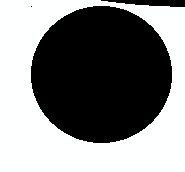
%> input picture Hough Transform /Resources/Circle1.jpg, 185 x 172 px
$ octave --eval "result = houghLines(imread('../Resources/Circle1.jpg'));"   (GNU Octave 9; MATLAB toolbox functions it lacks are replaced by stand-ins)
%> lines starting %> are read from the running program, lines starting %| are printed output that depends on the picture; in (x1, y1, x2, y2) boxes, pixels count from 0 and x2, y2 are one past the last pixel; in counts of white or black regions, pixels touching at a corner belong together; the program's own positions count from 1
### Hough Transform /src/houghAccumulator.m
function [H, theta, radius] = houghAccumulator(Image)
    % Returns the accumulator array for Given Image

    % Input Parameter:
    % Image : Image containing Edge pixel

    % Outputparameter:
    % H : Map with row value = radius and column value = theta
    % theta: the theta array used for rotating around each point
    % radius: radius array used for voting 0,0 to RightMax,rightMax

    % Initializing Polar Coordinates
    diagonalRightMax = sqrt((size(Image,1) - 1) ^ 2 + (size(Image,2) - 1) ^ 2);
    numRadius = 2 * ceil(diagonalRightMax) + 1;

    theta = linspace(-90, 89, 180);
    NTheta = length(theta);

    %Initialize hough accumulator
    H = zeros(numRadius, NTheta);
    radius = -diagonalRightMax : diagonalRightMax;

    for i = 1 : size(Image,1)
        for j = 1 : size(Image,2)
            if (Image(i, j))
                for k = 1 : NTheta
                    temp = j * cos(theta(k) * pi / 180) + i * sin(theta(k) * pi / 180);
                    rowIndex = round((temp + diagonalRightMax)) + 1;
                    H(rowIndex, k) = H(rowIndex, k) + 1;
                end
            end
        end
    end

end

### Hough Transform /src/FindVote.m
function voteArray = FindVote(H)
    % Finds point with maximum vote on accumulator Array

    % Input Parameter
    % H : Accumulator Array
    % voteArray: Points (r, theta) which has maximum vote (Threshold hardcoded)

    maxEdges = 15;

    %Setting threshold to 50% of Max intensity
    threshold = 0.25 * max(H(:));


    voteArray = zeros(maxEdges, 2);
    num = 0;

    % Can we see an single edge or do we see multiple edge?
    % Parameter introduced to keep most prominent edge.
    squareSide = 40;

    % Loop terminates either found Maximum number of edges or there is
    % no point above the threshold that can be called a distinctive edge.
    while(num < maxEdges)
        currMaxH = max(H(:));
        if (currMaxH >= threshold)
            num = num + 1;
            [r,c] = find(H==currMaxH);
            voteArray(num,:) = [r(1),c(1)];
            H(r,c) = 0;
            % Hack to make edges distinct - removing a square of pixels correspondin
            %to nearby edges
             beginRow = max(1, r - (squareSide) / 2);
             endRow = min(size(H,1), r + (squareSide ) / 2);
             beginCol = max(1, c - (squareSide) / 2);
             endCol = min(size(H,2), c + (squareSide) / 2);
             for i = beginRow : endRow
                for j = endCol : beginCol
                    H(i,j) = 0;
                end
             end

        else
            break;
        end
    end
    voteArray = voteArray(1:num, :);
end

### Hough Transform /src/drawLines.m
function drawLines(img, voteArray, radius, theta)
    % Draw lines found on top of original image

    for i = 1 : size(voteArray,1)
       radius_i = radius(voteArray(i,1));
       theta_i = theta(voteArray(i,2)) * pi / 180;
       if theta_i == 0
           x1 = radius_i;
           x2 = radius_i;
           if radius_i > 0
               y1 = 1;
               y2 = size(img,1);
               plot([x1,x2],[y1,y2],'g','LineWidth',3);
           end
       else
           x1 = 1;
           x2 = size(img, 2);
           y1 = (radius_i - x1 * cos(theta_i)) / sin(theta_i);
           y2 = (radius_i - x2 * cos(theta_i)) / sin(theta_i);
           plot([x1,x2],[y1,y2],'g','LineWidth',3);
       end

    end
end

### Hough Transform /src/houghLines.m
function [maxVoteArray] = houghLines(img)
% Plot Original Image
img = img(:,:,1);
figure();imshow(img);title('Original Image');

%Detect edge and Plot Image
edges = edge(img, 'Sobel');
figure();imshow(edges);title('Edge Image');

% Create Accumulator array
[H, theta, radius] = houghAccumulator(edges);

% Plot accumulator
figure();
imshow(imadjust(mat2gray(H)),'XData',theta,'YData',radius,'InitialMagnification','fit');
title('Hough Transform');xlabel('\theta'), ylabel('Radius');
axis on,axis normal, hold on;

% Find Max Vote
maxVoteArray = FindVote(H);

% Overlay points corresponding to Max vote.
imshow(imadjust(mat2gray(H)),'XData',theta,'YData',radius,'InitialMagnification','fit');%  title('Hough Transform - Max Vote Points');
xlabel('\theta'), ylabel('Radius');
axis on, axis normal, hold on;
plot(theta(maxVoteArray(:,2)),radius(maxVoteArray(:,1)),'o','LineWidth',3,'color','green');

% Overlay Lines corresponding to edges
figure();imshow(img);hold on;
drawLines(img, maxVoteArray,radius,theta);
end
%> in houghLines, `edges = edge(img, 'Sobel');`:
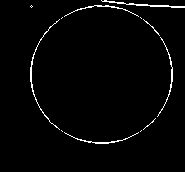
%> edges: size 172x185 logical; 2.1% white in thin lines or dots, all inside (x1, y1, x2, y2) = (30, 0, 185, 144)
%> after the loop in houghAccumulator, `for i = 1 : size(Image,1)`:
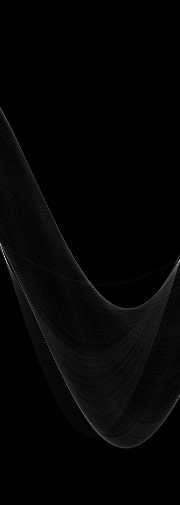
%> H: size 505x180 double; min 0, max 76, mean 1.3; drawn with min black and max white
%> after the loop in houghAccumulator, `for i = 1 : size(Image,1)`: rowIndex = 398; temp = 145.9
%> in houghLines, `[H, theta, radius] = houghAccumulator(edges);`: theta = 180 values from -90 to 89; radius = 503 values from -251.2 to 250.8
%> in houghLines, `imshow(imadjust(mat2gray(H)),'XData',theta,'YData',radius,'InitialMagn..`:
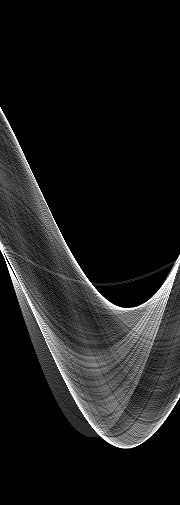
%> displayed picture: size 505x180, on the screen's scale of 0 to 255; min 0, max 255, mean 27.3
%> in FindVote, `threshold = 0.25 * max(H(:));`: threshold = 19
%> the loop in FindVote, `while(num < maxEdges)` made 15 passes
%> (currMaxH, r, c, beginRow, endRow, beginCol, endCol) on passes 1 to 5: (76, 257, 5, 237, 277, 1, 25), (63, 260, 6, 240, 280, 1, 26), (62, 254, 4, 234, 274, 1, 24), (61, 245, 1, 225, 265, 1, 21), (60, 259, 6, 239, 279, 1, 26)
%> after the loop in FindVote, `while(num < maxEdges)`:
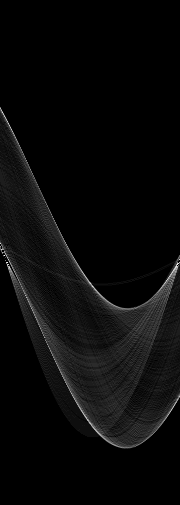
%> H: size 505x180 double; 0.03% of pixels changed, all inside (x1, y1, x2, y2) = (0, 244, 180, 266); drawn with min black and max white
%> after the loop in FindVote, `while(num < maxEdges)`: num = 15; voteArray = 15 rows, first 12: [257 5; 260 6; 254 4; 245 1; 259 6; 261 180; 262 7; 251 3; 248 2; 246 1; 263 179; 262 179]
%> in houghLines, `maxVoteArray = FindVote(H);`: maxVoteArray has the same summary as voteArray in FindVote
%> in houghLines, `plot(theta(maxVoteArray(:,2)),radius(maxVoteArray(:,1)),'o','LineWidth..`:
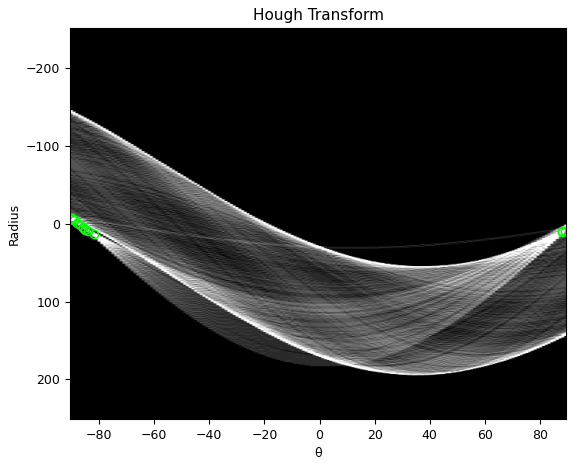
%> figure redrawn from the program's plot data
%> the loop in drawLines, `for i = 1 : size(voteArray,1)` made 15 passes
%> (radius_i, theta_i, y1, y2) on passes 1 to 12: (4.81, -1.5, -4.75, 8.12), (7.81, -1.48, -7.75, 8.35), (1.81, -1.52, -1.76, 7.88), (-7.19, -1.57, 7.19, 7.19), (6.81, -1.48, -6.75, 9.35), (8.81, 1.55, 8.79, 5.58), (9.81, -1.47, -9.76, 9.58), (-1.19, -1.54, 1.23, 7.65), (-4.19, -1.55, 4.21, 7.42), (-6.19, -1.57, 6.19, 6.19), (10.81, 1.54, 10.78, 4.36), (9.81, 1.54, 9.78, 3.35)
%> `result = houghLines(imread('../Resources/Circle1.jpg'));`:
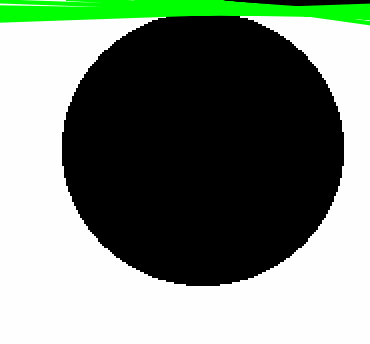
%> figure redrawn from the program's plot data; shown 2 times larger
%> `result = houghLines(imread('../Resources/Circle1.jpg'));`: result has the same summary as voteArray in FindVote
